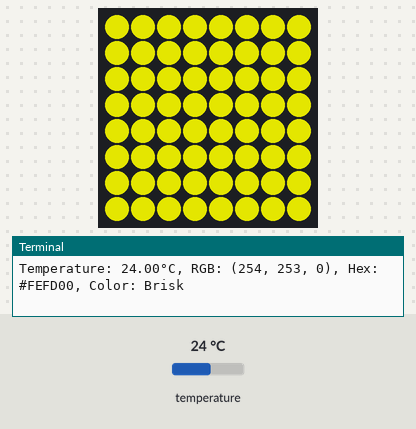
Bench run of a program on a simulated Raspberry Pi (BCM pin numbers) with a Sense HAT. On the bench: the Sense HAT's 8×8 RGB LED matrix, the last lines printed to the terminal. The inputs (shaded band) are chosen by the test bench; at power-on: temperature 24 °C. Dim RGB values are drawn brighter than linear.

Above: at 1.2 s.
1.3 s: temperature set to 41 °C
At 3.0 s:
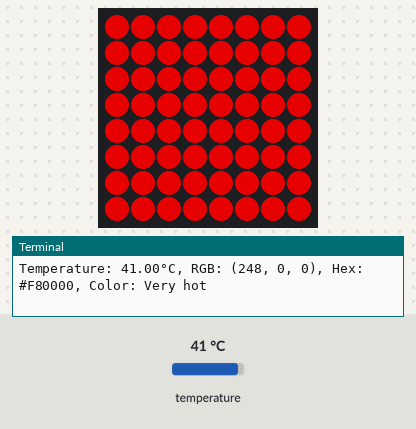
3.5 s: temperature set to 12 °C
At 4.7 s:
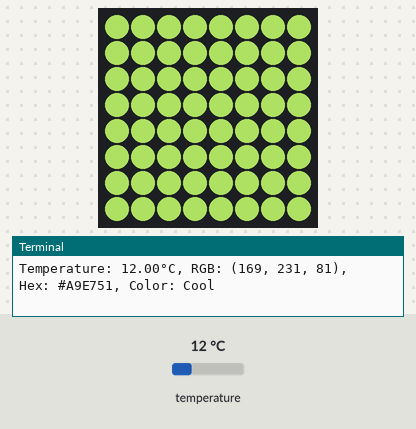
5.5 s: temperature set to 33 °C
At 6.4 s:
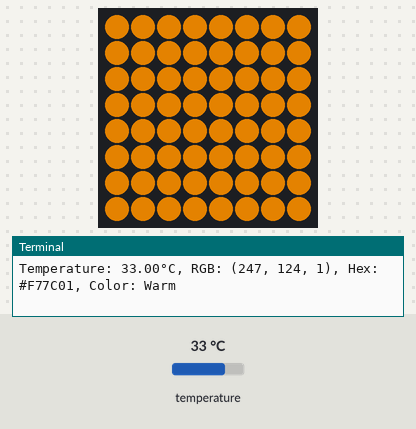
Timing chart, 0 to 8.5 s (numbered marks = the images above; inputs shaded):
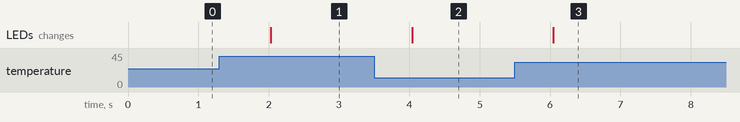

The program:

temperature_monitor.py
```python
#!/usr/bin/env python3
# ========================================================================
# temperature_monitor.py
#
# Description: A temperature monitor that shows severity by color.
#
# Author: Jim Ing
# Date: 2024-08-15
# ========================================================================

import time
from config import sense

# Define the color ranges with hex codes and names
colors = [
    (-20, -10.01, (1, 144, 240), "#0190F0", "Extreme cold"),
    (-10, 0.99, (0, 190, 252), "#00BEFC", "Very cold"),
    (0, 9.99, (80, 205, 160), "#50CDA0", "Cold"),
    (10, 19.99, (169, 231, 81), "#A9E751", "Cool"),
    (20, 29.99, (254, 253, 0), "#FEFD00", "Brisk"),
    (30, 34.99, (247, 124, 1), "#F77C01", "Warm"),
    (35, 39.99, (250, 125, 0), "#FA7D00", "Hot"),
    (40, 49.99, (248, 0, 0), "#F80000", "Very hot"),
    (50, 100, (185, 0, 0), "#B90000", "Extreme heat")
]

def get_color(temperature):
    for temp_range in colors:
        if temp_range[0] <= temperature <= temp_range[1]:
            return temp_range[2], temp_range[3], temp_range[4]
    return (0, 0, 0), "#000000", "Out of range" # default to black if out of range

try:
    print("To quit, press Ctrl+C")

    while True:
        temp = sense.get_temperature()
        #print(temp)
        color, hex_color, color_name = get_color(temp)
        print(f"Temperature: {temp:.2f}°C, RGB: {color}, Hex: {hex_color}, Color: {color_name}")
        #print(f"Temperature: {temp:.2f}°C, {color_name}")

        if temp >= 50:
            # Flashing effect
            for _ in range(3): # Flash 3 times
                sense.clear(color)
                time.sleep(0.5)
                sense.clear(0, 0, 0) # Turn off LEDs
                time.sleep(0.5)
        else:
            sense.clear(color)

        time.sleep(1) # Update every second

except KeyboardInterrupt:
    sense.clear()
```

config.py
```python
#!/usr/bin/env python3
# ========================================================================
# config.py
#
# Description: Global configuration.
#
# Author: Jim Ing
# Date: 2024-08-29
# ========================================================================

from sense_hat import SenseHat
#from sense_hat import SenseHat, ACTION_PRESSED, ACTION_HELD, ACTION_RELEASED

sense = SenseHat()

sense.rotation = 0
sense.low_light = True
```

Measured:
- after the input at 1.3 s, the LEDs: change after 0.73 s (image 1)
- after the input at 3.5 s, the LEDs: change after 0.54 s (image 2)
- after the input at 5.5 s, the LEDs: change after 0.54 s (image 3)
